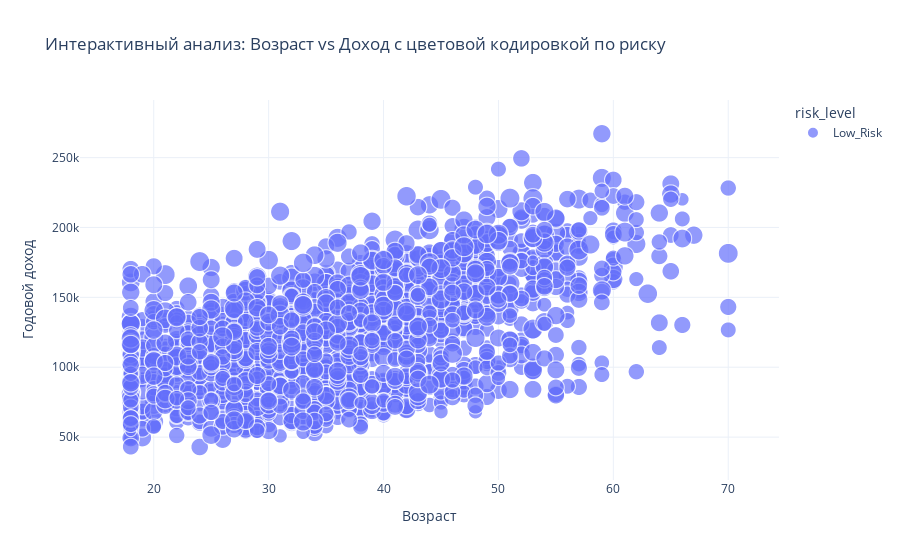
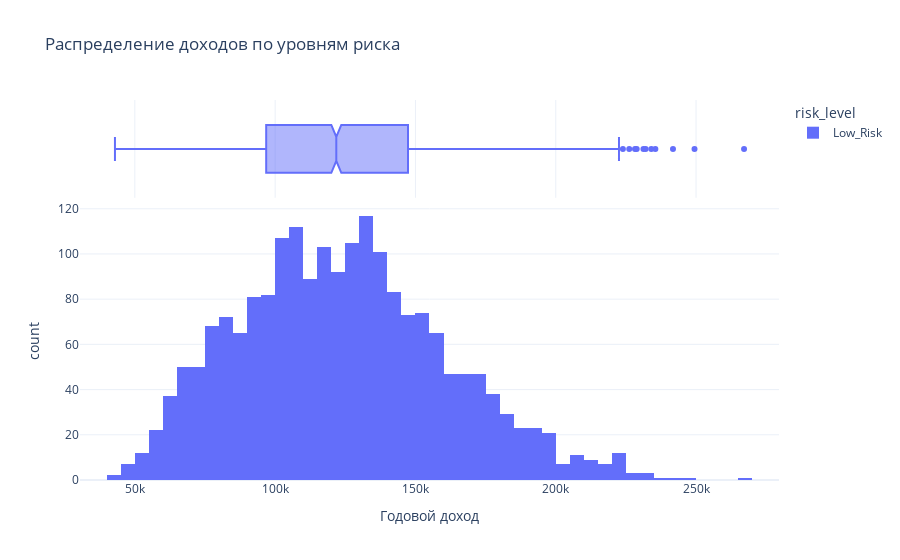
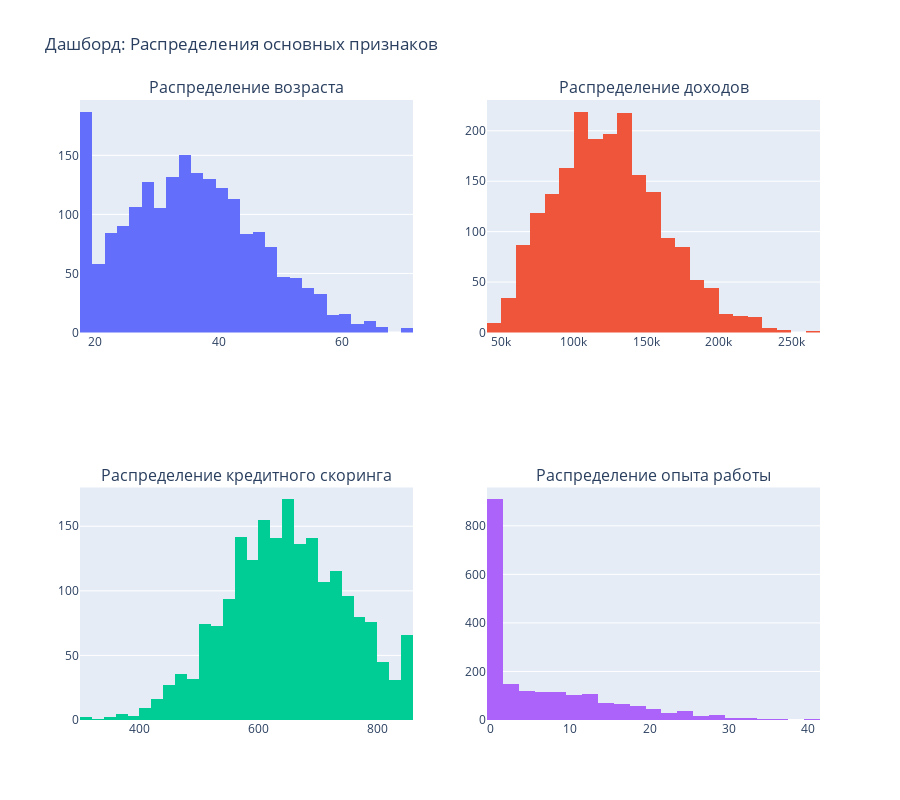
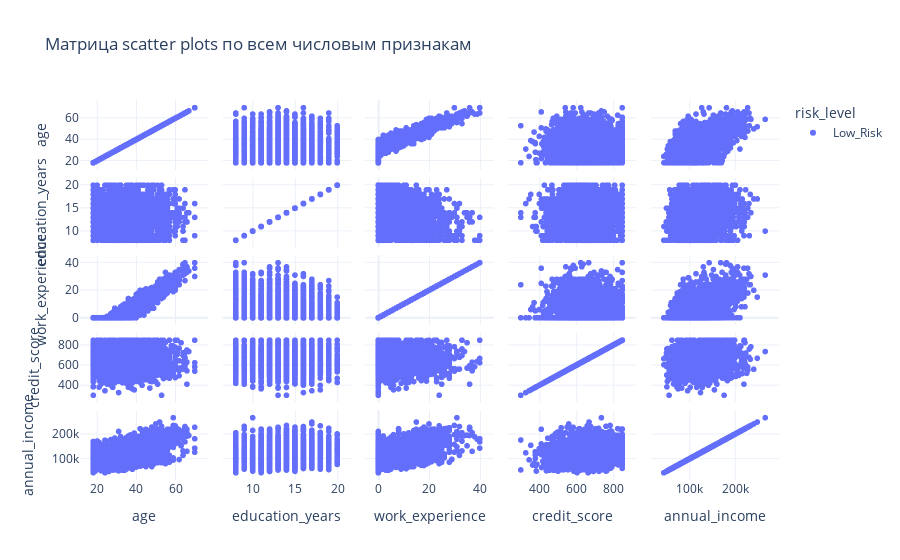

The notebook cell these images were saved under, in order:
### Markdown cell above
### Задание 1.4: Интерактивная визуализация (5 баллов)
Создайте интерактивные графики с помощью Plotly:
- Интерактивный scatter plot доходов vs других признаков
- Интерактивная гистограмма с фильтрами
- Dashboard с несколькими графиками

### Code cell
# Ваш код здесь
# Подсказка: используйте px.scatter(), px.histogram(), make_subplots()
print("=" * 50)
print("ИНТЕРАКТИВНАЯ ВИЗУАЛИЗАЦИЯ")
print("=" * 50)

# Интерактивный scatter plot
fig = px.scatter(data, x='age', y='annual_income', color='risk_level',
                 size='credit_score', hover_data=['education_years', 'work_experience'],
                 title='Интерактивный анализ: Возраст vs Доход с цветовой кодировкой по риску',
                 labels={'age': 'Возраст', 'annual_income': 'Годовой доход'},
                 template='plotly_white')
fig.show()

# Интерактивная гистограмма с фильтрами
fig = px.histogram(data, x='annual_income', color='risk_level',
                   marginal='box', nbins=50,
                   title='Распределение доходов по уровням риска',
                   labels={'annual_income': 'Годовой доход'},
                   template='plotly_white')
fig.show()

# Dashboard с несколькими графиками
fig = make_subplots(
    rows=2, cols=2,
    subplot_titles=('Распределение возраста', 'Распределение доходов', 
                   'Распределение кредитного скоринга', 'Распределение опыта работы'),
    specs=[[{"type": "histogram"}, {"type": "histogram"}],
           [{"type": "histogram"}, {"type": "histogram"}]]
)

# Возраст
fig.add_trace(go.Histogram(x=data['age'], name='Возраст', nbinsx=30), row=1, col=1)

# Доходы
fig.add_trace(go.Histogram(x=data['annual_income'], name='Доход', nbinsx=30), row=1, col=2)

# Кредитный скоринг
fig.add_trace(go.Histogram(x=data['credit_score'], name='Кредитный скоринг', nbinsx=30), row=2, col=1)

# Опыт работы
fig.add_trace(go.Histogram(x=data['work_experience'], name='Опыт работы', nbinsx=30), row=2, col=2)

fig.update_layout(height=800, showlegend=False, 
                  title_text="Дашборд: Распределения основных признаков")
fig.show()

# Дополнительный интерактивный scatter matrix
fig = px.scatter_matrix(data, dimensions=numerical_columns,
                        color='risk_level',
                        title='Матрица scatter plots по всем числовым признакам',
                        template='plotly_white')
fig.show()

### Figure 1 — Plotly figure (JSON) as saved in the notebook; plotly's stock layout.template omitted (floating-point values rounded to 4 significant figures; data arrays with more than 128 entries replaced by an {"elided": "..."} marker saying what was removed)
{"data": [{"customdata": {"elided": "2000x2 int values"}, "hovertemplate": "risk_level=Low_Risk<br>Возраст=%{x}<br>Годовой доход=%{y}<br>credit_score=%{marker.size}<br>education_years=%{customdata[0]}<br>work_experience=%{customdata[1]}<extra></extra>", "legendgroup": "Low_Risk", "marker": {"color": "#636efa", "size": {"elided": "2000 int values"}, "sizemode": "area", "sizeref": 2.125, "symbol": "circle"}, "mode": "markers", "name": "Low_Risk", "showlegend": true, "type": "scattergl", "x": {"elided": "2000 int values"}, "xaxis": "x", "y": {"elided": "2000 float values"}, "yaxis": "y"}], "layout": {"legend": {"itemsizing": "constant", "title": {"text": "risk_level"}, "tracegroupgap": 0}, "title": {"text": "Интерактивный анализ: Возраст vs Доход с цветовой кодировкой по риску"}, "xaxis": {"anchor": "y", "domain": [0, 1], "title": {"text": "Возраст"}}, "yaxis": {"anchor": "x", "domain": [0, 1], "title": {"text": "Годовой доход"}}}}

### Figure 2 — Plotly figure (JSON) as saved in the notebook; plotly's stock layout.template omitted (floating-point values rounded to 4 significant figures; data arrays with more than 128 entries replaced by an {"elided": "..."} marker saying what was removed)
{"data": [{"bingroup": "x", "hovertemplate": "risk_level=Low_Risk<br>Годовой доход=%{x}<br>count=%{y}<extra></extra>", "legendgroup": "Low_Risk", "marker": {"color": "#636efa", "pattern": {"shape": ""}}, "name": "Low_Risk", "nbinsx": 50, "orientation": "v", "showlegend": true, "type": "histogram", "x": {"elided": "2000 float values"}, "xaxis": "x", "yaxis": "y"}, {"hovertemplate": "risk_level=Low_Risk<br>Годовой доход=%{x}<extra></extra>", "legendgroup": "Low_Risk", "marker": {"color": "#636efa"}, "name": "Low_Risk", "notched": true, "showlegend": false, "type": "box", "x": {"elided": "2000 float values"}, "xaxis": "x2", "yaxis": "y2"}], "layout": {"barmode": "relative", "legend": {"title": {"text": "risk_level"}, "tracegroupgap": 0}, "title": {"text": "Распределение доходов по уровням риска"}, "xaxis": {"anchor": "y", "domain": [0, 1], "title": {"text": "Годовой доход"}}, "xaxis2": {"anchor": "y2", "domain": [0, 1], "matches": "x", "showgrid": true, "showticklabels": false}, "yaxis": {"anchor": "x", "domain": [0, 0.7326], "title": {"text": "count"}}, "yaxis2": {"anchor": "x2", "domain": [0.7426, 1], "matches": "y2", "showgrid": false, "showline": false, "showticklabels": false, "ticks": ""}}}

### Figure 3 — Plotly figure (JSON) as saved in the notebook; plotly's stock layout.template omitted (floating-point values rounded to 4 significant figures; data arrays with more than 128 entries replaced by an {"elided": "..."} marker saying what was removed)
{"data": [{"name": "Возраст", "nbinsx": 30, "type": "histogram", "x": {"elided": "2000 int values"}, "xaxis": "x", "yaxis": "y"}, {"name": "Доход", "nbinsx": 30, "type": "histogram", "x": {"elided": "2000 float values"}, "xaxis": "x2", "yaxis": "y2"}, {"name": "Кредитный скоринг", "nbinsx": 30, "type": "histogram", "x": {"elided": "2000 int values"}, "xaxis": "x3", "yaxis": "y3"}, {"name": "Опыт работы", "nbinsx": 30, "type": "histogram", "x": {"elided": "2000 int values"}, "xaxis": "x4", "yaxis": "y4"}], "layout": {"annotations": [{"font": {"size": 16}, "showarrow": false, "text": "Распределение возраста", "x": 0.225, "xanchor": "center", "xref": "paper", "y": 1, "yanchor": "bottom", "yref": "paper"}, {"font": {"size": 16}, "showarrow": false, "text": "Распределение доходов", "x": 0.775, "xanchor": "center", "xref": "paper", "y": 1, "yanchor": "bottom", "yref": "paper"}, {"font": {"size": 16}, "showarrow": false, "text": "Распределение кредитного скоринга", "x": 0.225, "xanchor": "center", "xref": "paper", "y": 0.375, "yanchor": "bottom", "yref": "paper"}, {"font": {"size": 16}, "showarrow": false, "text": "Распределение опыта работы", "x": 0.775, "xanchor": "center", "xref": "paper", "y": 0.375, "yanchor": "bottom", "yref": "paper"}], "height": 800, "showlegend": false, "title": {"text": "Дашборд: Распределения основных признаков"}, "xaxis": {"anchor": "y", "domain": [0, 0.45]}, "xaxis2": {"anchor": "y2", "domain": [0.55, 1]}, "xaxis3": {"anchor": "y3", "domain": [0, 0.45]}, "xaxis4": {"anchor": "y4", "domain": [0.55, 1]}, "yaxis": {"anchor": "x", "domain": [0.625, 1]}, "yaxis2": {"anchor": "x2", "domain": [0.625, 1]}, "yaxis3": {"anchor": "x3", "domain": [0, 0.375]}, "yaxis4": {"anchor": "x4", "domain": [0, 0.375]}}}

### Figure 4 — Plotly figure (JSON) as saved in the notebook; plotly's stock layout.template omitted (floating-point values rounded to 4 significant figures; data arrays with more than 128 entries replaced by an {"elided": "..."} marker saying what was removed)
{"data": [{"dimensions": [{"axis": {"matches": true}, "label": "age", "values": {"elided": "2000 int values"}}, {"axis": {"matches": true}, "label": "education_years", "values": {"elided": "2000 int values"}}, {"axis": {"matches": true}, "label": "work_experience", "values": {"elided": "2000 int values"}}, {"axis": {"matches": true}, "label": "credit_score", "values": {"elided": "2000 int values"}}, {"axis": {"matches": true}, "label": "annual_income", "values": {"elided": "2000 float values"}}], "hovertemplate": "risk_level=Low_Risk<br>%{xaxis.title.text}=%{x}<br>%{yaxis.title.text}=%{y}<extra></extra>", "legendgroup": "Low_Risk", "marker": {"color": "#636efa", "symbol": "circle"}, "name": "Low_Risk", "showlegend": true, "type": "splom"}], "layout": {"dragmode": "select", "legend": {"title": {"text": "risk_level"}, "tracegroupgap": 0}, "title": {"text": "Матрица scatter plots по всем числовым признакам"}}}
